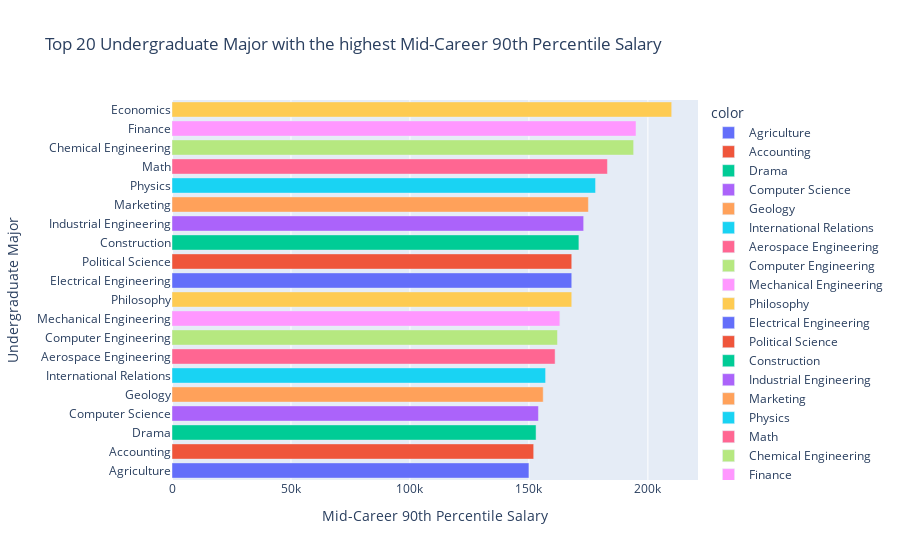

This figure's notebook cell:
### Code cell
x_90th = salary_90th['Mid-Career 90th Percentile Salary']
y_90th = salary_90th['Undergraduate Major']
h_bar = px.bar(x=x_90th,
               y=y_90th,
               orientation='h',
               color=y_90th,
               color_continuous_scale='Viridis',
               title='Top 20 Undergraduate Major with the highest Mid-Career 90th Percentile Salary')

h_bar.update_layout(xaxis_title='Mid-Career 90th Percentile Salary', 
                    yaxis_title='Undergraduate Major',
                    coloraxis_showscale=False)
h_bar.show()

### Figure 1 — Plotly figure (JSON) as saved in the notebook; plotly's stock layout.template omitted (floating-point values rounded to 4 significant figures)
{"data": [{"alignmentgroup": "True", "hovertemplate": "color=Agriculture<br>x=%{x}<br>y=%{y}<extra></extra>", "legendgroup": "Agriculture", "marker": {"color": "#636efa", "pattern": {"shape": ""}}, "name": "Agriculture", "offsetgroup": "Agriculture", "orientation": "h", "showlegend": true, "textposition": "auto", "x": [150000], "xaxis": "x", "y": ["Agriculture"], "yaxis": "y", "type": "bar"}, {"alignmentgroup": "True", "hovertemplate": "color=Accounting<br>x=%{x}<br>y=%{y}<extra></extra>", "legendgroup": "Accounting", "marker": {"color": "#EF553B", "pattern": {"shape": ""}}, "name": "Accounting", "offsetgroup": "Accounting", "orientation": "h", "showlegend": true, "textposition": "auto", "x": [152000], "xaxis": "x", "y": ["Accounting"], "yaxis": "y", "type": "bar"}, {"alignmentgroup": "True", "hovertemplate": "color=Drama<br>x=%{x}<br>y=%{y}<extra></extra>", "legendgroup": "Drama", "marker": {"color": "#00cc96", "pattern": {"shape": ""}}, "name": "Drama", "offsetgroup": "Drama", "orientation": "h", "showlegend": true, "textposition": "auto", "x": [153000], "xaxis": "x", "y": ["Drama"], "yaxis": "y", "type": "bar"}, {"alignmentgroup": "True", "hovertemplate": "color=Computer Science<br>x=%{x}<br>y=%{y}<extra></extra>", "legendgroup": "Computer Science", "marker": {"color": "#ab63fa", "pattern": {"shape": ""}}, "name": "Computer Science", "offsetgroup": "Computer Science", "orientation": "h", "showlegend": true, "textposition": "auto", "x": [154000], "xaxis": "x", "y": ["Computer Science"], "yaxis": "y", "type": "bar"}, {"alignmentgroup": "True", "hovertemplate": "color=Geology<br>x=%{x}<br>y=%{y}<extra></extra>", "legendgroup": "Geology", "marker": {"color": "#FFA15A", "pattern": {"shape": ""}}, "name": "Geology", "offsetgroup": "Geology", "orientation": "h", "showlegend": true, "textposition": "auto", "x": [156000], "xaxis": "x", "y": ["Geology"], "yaxis": "y", "type": "bar"}, {"alignmentgroup": "True", "hovertemplate": "color=International Relations<br>x=%{x}<br>y=%{y}<extra></extra>", "legendgroup": "International Relations", "marker": {"color": "#19d3f3", "pattern": {"shape": ""}}, "name": "International Relations", "offsetgroup": "International Relations", "orientation": "h", "showlegend": true, "textposition": "auto", "x": [157000], "xaxis": "x", "y": ["International Relations"], "yaxis": "y", "type": "bar"}, {"alignmentgroup": "True", "hovertemplate": "color=Aerospace Engineering<br>x=%{x}<br>y=%{y}<extra></extra>", "legendgroup": "Aerospace Engineering", "marker": {"color": "#FF6692", "pattern": {"shape": ""}}, "name": "Aerospace Engineering", "offsetgroup": "Aerospace Engineering", "orientation": "h", "showlegend": true, "textposition": "auto", "x": [161000], "xaxis": "x", "y": ["Aerospace Engineering"], "yaxis": "y", "type": "bar"}, {"alignmentgroup": "True", "hovertemplate": "color=Computer Engineering<br>x=%{x}<br>y=%{y}<extra></extra>", "legendgroup": "Computer Engineering", "marker": {"color": "#B6E880", "pattern": {"shape": ""}}, "name": "Computer Engineering", "offsetgroup": "Computer Engineering", "orientation": "h", "showlegend": true, "textposition": "auto", "x": [162000], "xaxis": "x", "y": ["Computer Engineering"], "yaxis": "y", "type": "bar"}, {"alignmentgroup": "True", "hovertemplate": "color=Mechanical Engineering<br>x=%{x}<br>y=%{y}<extra></extra>", "legendgroup": "Mechanical Engineering", "marker": {"color": "#FF97FF", "pattern": {"shape": ""}}, "name": "Mechanical Engineering", "offsetgroup": "Mechanical Engineering", "orientation": "h", "showlegend": true, "textposition": "auto", "x": [163000], "xaxis": "x", "y": ["Mechanical Engineering"], "yaxis": "y", "type": "bar"}, {"alignmentgroup": "True", "hovertemplate": "color=Philosophy<br>x=%{x}<br>y=%{y}<extra></extra>", "legendgroup": "Philosophy", "marker": {"color": "#FECB52", "pattern": {"shape": ""}}, "name": "Philosophy", "offsetgroup": "Philosophy", "orientation": "h", "showlegend": true, "textposition": "auto", "x": [168000], "xaxis": "x", "y": ["Philosophy"], "yaxis": "y", "type": "bar"}, {"alignmentgroup": "True", "hovertemplate": "color=Electrical Engineering<br>x=%{x}<br>y=%{y}<extra></extra>", "legendgroup": "Electrical Engineering", "marker": {"color": "#636efa", "pattern": {"shape": ""}}, "name": "Electrical Engineering", "offsetgroup": "Electrical Engineering", "orientation": "h", "showlegend": true, "textposition": "auto", "x": [168000], "xaxis": "x", "y": ["Electrical Engineering"], "yaxis": "y", "type": "bar"}, {"alignmentgroup": "True", "hovertemplate": "color=Political Science<br>x=%{x}<br>y=%{y}<extra></extra>", "legendgroup": "Political Science", "marker": {"color": "#EF553B", "pattern": {"shape": ""}}, "name": "Political Science", "offsetgroup": "Political Science", "orientation": "h", "showlegend": true, "textposition": "auto", "x": [168000], "xaxis": "x", "y": ["Political Science"], "yaxis": "y", "type": "bar"}, {"alignmentgroup": "True", "hovertemplate": "color=Construction<br>x=%{x}<br>y=%{y}<extra></extra>", "legendgroup": "Construction", "marker": {"color": "#00cc96", "pattern": {"shape": ""}}, "name": "Construction", "offsetgroup": "Construction", "orientation": "h", "showlegend": true, "textposition": "auto", "x": [171000], "xaxis": "x", "y": ["Construction"], "yaxis": "y", "type": "bar"}, {"alignmentgroup": "True", "hovertemplate": "color=Industrial Engineering<br>x=%{x}<br>y=%{y}<extra></extra>", "legendgroup": "Industrial Engineering", "marker": {"color": "#ab63fa", "pattern": {"shape": ""}}, "name": "Industrial Engineering", "offsetgroup": "Industrial Engineering", "orientation": "h", "showlegend": true, "textposition": "auto", "x": [173000], "xaxis": "x", "y": ["Industrial Engineering"], "yaxis": "y", "type": "bar"}, {"alignmentgroup": "True", "hovertemplate": "color=Marketing<br>x=%{x}<br>y=%{y}<extra></extra>", "legendgroup": "Marketing", "marker": {"color": "#FFA15A", "pattern": {"shape": ""}}, "name": "Marketing", "offsetgroup": "Marketing", "orientation": "h", "showlegend": true, "textposition": "auto", "x": [175000], "xaxis": "x", "y": ["Marketing"], "yaxis": "y", "type": "bar"}, {"alignmentgroup": "True", "hovertemplate": "color=Physics<br>x=%{x}<br>y=%{y}<extra></extra>", "legendgroup": "Physics", "marker": {"color": "#19d3f3", "pattern": {"shape": ""}}, "name": "Physics", "offsetgroup": "Physics", "orientation": "h", "showlegend": true, "textposition": "auto", "x": [178000], "xaxis": "x", "y": ["Physics"], "yaxis": "y", "type": "bar"}, {"alignmentgroup": "True", "hovertemplate": "color=Math<br>x=%{x}<br>y=%{y}<extra></extra>", "legendgroup": "Math", "marker": {"color": "#FF6692", "pattern": {"shape": ""}}, "name": "Math", "offsetgroup": "Math", "orientation": "h", "showlegend": true, "textposition": "auto", "x": [183000], "xaxis": "x", "y": ["Math"], "yaxis": "y", "type": "bar"}, {"alignmentgroup": "True", "hovertemplate": "color=Chemical Engineering<br>x=%{x}<br>y=%{y}<extra></extra>", "legendgroup": "Chemical Engineering", "marker": {"color": "#B6E880", "pattern": {"shape": ""}}, "name": "Chemical Engineering", "offsetgroup": "Chemical Engineering", "orientation": "h", "showlegend": true, "textposition": "auto", "x": [194000], "xaxis": "x", "y": ["Chemical Engineering"], "yaxis": "y", "type": "bar"}, {"alignmentgroup": "True", "hovertemplate": "color=Finance<br>x=%{x}<br>y=%{y}<extra></extra>", "legendgroup": "Finance", "marker": {"color": "#FF97FF", "pattern": {"shape": ""}}, "name": "Finance", "offsetgroup": "Finance", "orientation": "h", "showlegend": true, "textposition": "auto", "x": [195000], "xaxis": "x", "y": ["Finance"], "yaxis": "y", "type": "bar"}, {"alignmentgroup": "True", "hovertemplate": "color=Economics<br>x=%{x}<br>y=%{y}<extra></extra>", "legendgroup": "Economics", "marker": {"color": "#FECB52", "pattern": {"shape": ""}}, "name": "Economics", "offsetgroup": "Economics", "orientation": "h", "showlegend": true, "textposition": "auto", "x": [210000], "xaxis": "x", "y": ["Economics"], "yaxis": "y", "type": "bar"}], "layout": {"xaxis": {"anchor": "y", "domain": [0, 1], "title": {"text": "Mid-Career 90th Percentile Salary"}}, "yaxis": {"anchor": "x", "domain": [0, 1], "title": {"text": "Undergraduate Major"}}, "legend": {"title": {"text": "color"}, "tracegroupgap": 0}, "title": {"text": "Top 20 Undergraduate Major with the highest Mid-Career 90th Percentile Salary"}, "barmode": "relative", "coloraxis": {"showscale": false}}}
